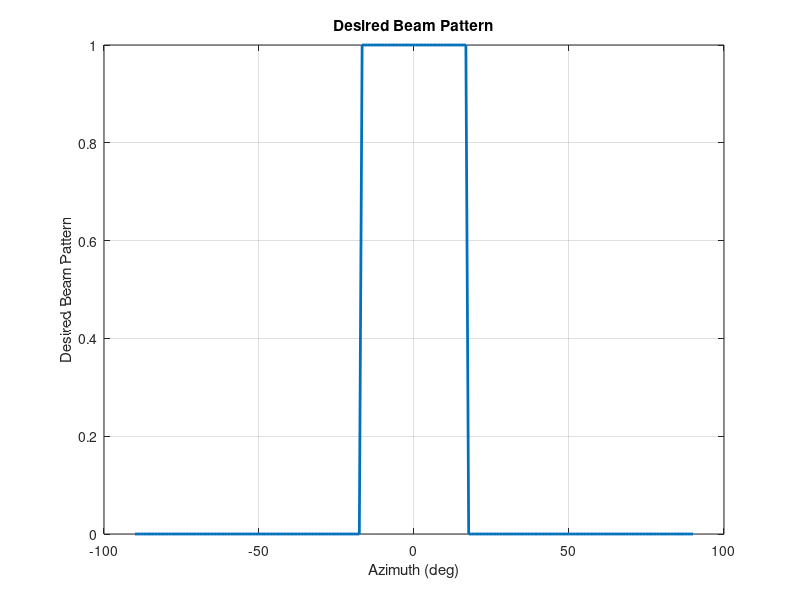

The MATLAB script that drew this image: (Note: this script raises an error after producing the figure.)
clc;
clear all;
close all;
addpath('./functions');

rng('default');

N = 10;
d = 0.5;
lambda = 2 * d;

% ULA 一维阵元位置，单位为 wavelength
pos = ((0:N-1) - (N-1) / 2) * d;
normalizedPos = pos / lambda;

% Targets of interest
tgtAz = 0;

ang = linspace(-90, 90, 200);
beamwidth = 35;

% Desired beam pattern
Bdes = zeros(size(ang));
idx = false(size(ang));
for i = 1:numel(tgtAz)
    idx = idx | ang >= tgtAz(i) - beamwidth / 2 & ang <= tgtAz(i) + beamwidth / 2;
end
Bdes(idx) = 1;

figure(1);
plot(ang, Bdes, 'LineWidth', 2);
xlabel('Azimuth (deg)');
ylabel('Desired Beam Pattern');
title('Desired Beam Pattern');
grid on;

%% A. Squared Error Optimization
Pt = 1;
Rmmse = helperMMSECovariance(normalizedPos, Bdes, ang);
A = steeringMatrixULA1D(normalizedPos, ang);
Bmmse = abs(diag(A'*Rmmse*A))/(4*pi);

%% B. Maximum Error Optimization
Rminmax = helperMinMaxCovariance(normalizedPos, Bdes, ang);
A = steeringMatrixULA1D(normalizedPos, ang);
Bminmax = abs(diag(A'*Rminmax*A))/(4*pi);

%% Plot Fig
figure(2);
plot(ang, 10 * log10(Bdes / max(Bdes) + eps), 'LineStyle', '--', 'LineWidth', 2, 'Color', 'k'); hold on;
plot(ang, 10 * log10(Bmmse / max(Bmmse) + eps), 'LineStyle', '--', 'LineWidth', 2, 'Color', 'r'); hold on;
plot(ang, 10 * log10(Bminmax / max(Bminmax) + eps), 'LineStyle', '-', 'LineWidth', 2, 'Color', 'b');
xlabel('Azimuth (deg)');
ylabel('Normalized (dB)');
legend('Desired', 'MMSE Covariance', 'MinMax Covariance');
ylim([-40 5]);
title('Transmit Beam Pattern');
grid on;

figure(3);
Bdes_plot = N * Bdes / (2 * pi * trapz(deg2rad(ang), Bdes .* cosd(ang)));
plot(ang, 10 * log10(Bdes_plot + eps), 'LineStyle', '--', 'LineWidth', 2, 'Color', 'k'); hold on;
plot(ang, 10 * log10(Bmmse + eps), 'LineStyle', '--', 'LineWidth', 2, 'Color', 'r'); hold on;
plot(ang, 10 * log10(Bminmax + eps), 'LineStyle', '-', 'LineWidth', 2, 'Color', 'b');
xlabel('Azimuth (deg)');
ylabel('(dB)');
legend('Desired', 'MMSE Covariance', 'MinMax Covariance');
ylim([-40 5]);
title('Transmit Beam Pattern');
grid on;
